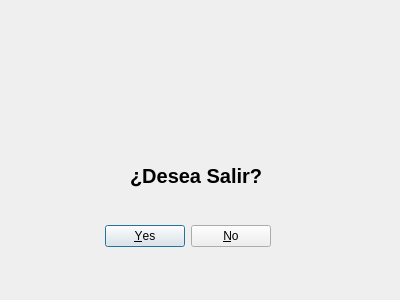
<?xml version="1.0" encoding="UTF-8"?>
<ui version="4.0">
 <class>windowaviso</class>
 <widget class="QDialog" name="windowaviso">
  <property name="windowModality">
   <enum>Qt::WindowModal</enum>
  </property>
  <property name="geometry">
   <rect>
    <x>0</x>
    <y>0</y>
    <width>400</width>
    <height>300</height>
   </rect>
  </property>
  <property name="windowTitle">
   <string>Aviso</string>
  </property>
  <widget class="QDialogButtonBox" name="buttonBox">
   <property name="geometry">
    <rect>
     <x>100</x>
     <y>220</y>
     <width>171</width>
     <height>32</height>
    </rect>
   </property>
   <property name="orientation">
    <enum>Qt::Horizontal</enum>
   </property>
   <property name="standardButtons">
    <set>QDialogButtonBox::No|QDialogButtonBox::Yes</set>
   </property>
  </widget>
  <widget class="QLabel" name="label">
   <property name="geometry">
    <rect>
     <x>130</x>
     <y>30</y>
     <width>128</width>
     <height>128</height>
    </rect>
   </property>
   <property name="text">
    <string/>
   </property>
   <property name="pixmap">
    <pixmap resource="img/warning.qrc">:/warning/warning.png</pixmap>
   </property>
   <property name="scaledContents">
    <bool>true</bool>
   </property>
  </widget>
  <widget class="QLabel" name="label_2">
   <property name="geometry">
    <rect>
     <x>130</x>
     <y>160</y>
     <width>141</width>
     <height>31</height>
    </rect>
   </property>
   <property name="font">
    <font>
     <pointsize>15</pointsize>
     <weight>75</weight>
     <bold>true</bold>
    </font>
   </property>
   <property name="text">
    <string>¿Desea Salir?</string>
   </property>
  </widget>
 </widget>
 <resources>
  <include location="img/warning.qrc"/>
 </resources>
 <connections>
  <connection>
   <sender>buttonBox</sender>
   <signal>accepted()</signal>
   <receiver>windowaviso</receiver>
   <slot>accept()</slot>
   <hints>
    <hint type="sourcelabel">
     <x>248</x>
     <y>254</y>
    </hint>
    <hint type="destinationlabel">
     <x>157</x>
     <y>274</y>
    </hint>
   </hints>
  </connection>
  <connection>
   <sender>buttonBox</sender>
   <signal>rejected()</signal>
   <receiver>windowaviso</receiver>
   <slot>reject()</slot>
   <hints>
    <hint type="sourcelabel">
     <x>316</x>
     <y>260</y>
    </hint>
    <hint type="destinationlabel">
     <x>286</x>
     <y>274</y>
    </hint>
   </hints>
  </connection>
 </connections>
</ui>
